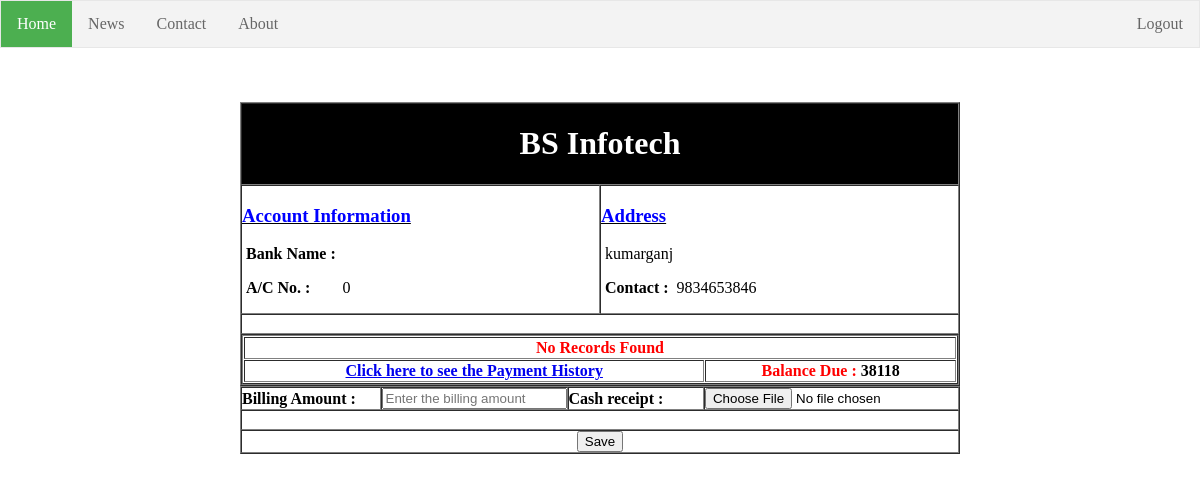
Screenshot of /dealerDetails.php?id=3 (signed in) with the database file from the repository.
### tables this page shows
CREATE TABLE `dealer` (
  `id` int(11) NOT NULL,
  `bankName` varchar(30) DEFAULT NULL,
  `account` bigint(20) DEFAULT NULL,
  `name` varchar(30) NOT NULL,
  `address` varchar(150) DEFAULT NULL,
  `phone` bigint(10) DEFAULT NULL,
  `balance` double DEFAULT NULL
);

### dealerDetails.php (the view, shortened to what this page needs)
<?php
if(isset($_SESSION['user']))
  {
	  require_once("dbcon/dbcon.php");
?>
<!doctype html>
<html>
<head>
</head>
<body background="bg.jpg" style="margin:0px;">
<table width="100%" border="0" align="center" cellpadding="0" cellspacing="0">
<tr><td width="100%">
 <?php include("header.php"); ?>
</td></tr>
</table>
<br/><br/><br/>
<?php
		$id=$_GET['id'];
		$output=mysqli_query($dbhandle,"Select * From dealer where id='$id'");
	while($opt = mysqli_fetch_array($output))
  {
	 $dealerBalanceDue=$opt['balance'];
	 $dealerName=$opt['name'];
?>
<table width="60%" border="1" align="center" cellpadding="0" cellspacing="0">
  <tr bgcolor="#000000">
    <td align="center" colspan="2"><b>
    <h1><font color="#FFFFFF"><?php echo $opt['name'];?></font></h1></b></td>
  </tr>
  <tr>
    <td align="left" colspan="1" width="50%"><u><font color="#0000FF"><h3><b>Account Information</b><br>
    </h3>
    </font></u>
      <p><b>&nbsp;Bank Name&nbsp;:&nbsp;&nbsp;</b><?php echo $opt['bankName'];?></p>
      <p><b>&nbsp;A/C No.&nbsp;:&nbsp;&nbsp;&nbsp;&nbsp;&nbsp;&nbsp;&nbsp;&nbsp;</b><?php echo $opt['account'];?></p>
      </td>
    <td align="left" colspan="1" width="50%"><u><font color="#0000FF"><h3><b>Address</b><br></h3></font></u>
      &nbsp;<?php echo $opt['address'];?>
      <p><b>&nbsp;Contact :&nbsp;&nbsp;</b><?php echo $opt['phone'];?></p>
      </td>
  </tr>
  <tr><td colspan="2">&nbsp;</tr>
  <tr>
    <td align="left" colspan="2"><?php
	$query=mysqli_query($dbhandle,"Select * From purchase where dealer='$id' order by entryDate desc limit 5");
	$no=mysqli_num_rows($query);
	echo "<table border='1'  align=\"center\"width=\"100%\" cellpadding=\"1\" cellspacing=\"1\" bgcolor=\"#FFFFFF\">
";
  if($no<1)
  {
echo "<tr><td colspan=\"7\" align=\"center\" size=\"+1\"><font color=\"red\"><b>No Records Found</b></font></td></tr>";
  }
echo "<tr><td colspan=\"4\" align=\"center\" size=\"+1\"><b><a href=\"paymentHistory.php?id=".$_SESSION['user']."&dealer=$id\">Click here to see the Payment History</a></td><td colspan=\"3\" align=\"center\" size=\"+1\"><b><font color=\"#FF0000\">Balance Due :</font>&nbsp;".$dealerBalanceDue."</b></td></tr>";
echo "</table>";
?></td>
  </tr>
</table>
<form enctype="multipart/form-data" action="savePayment.php?id=<?php echo $id?>" method="post">
<table width="60%" border="1" align="center" cellpadding="0" cellspacing="0">
<tr>
  <td width="25%" align="left"><b>Billing Amount :</b></td>
  <td width="25%" align="left"><input type="text" placeholder="Enter the billing amount" id="billingAmount" name="billingAmount" onkeypress="return isNumberKey(event)"   required/>
  <input type="hidden" name="dealerName" value="<?php echo $dealerName;?>"/></td><td width="25%" align="left"><b>Cash receipt : </b></td><td width="25%" align="left"><input type="hidden" name="MAX_FILE_SIZE" value="1000000" />
    <input name="file" type='file' onchange="readURL(this);" /></td></tr>
    <tr><td colspan="4" align="right" width="40%">&nbsp;</td></tr>
<tr>
  <td colspan="4" align="center" width="40%"><input type="submit" name="save" value="Save"  /></td></tr>
</table>
</form>
</body>
</html>
<?php
  }
}else{
	header('location:index.php');
}
 ?>

### rows the page displays
dealer: name "BS Infotech", account "0", address "kumarganj", phone "9834653846", balance "38118"
